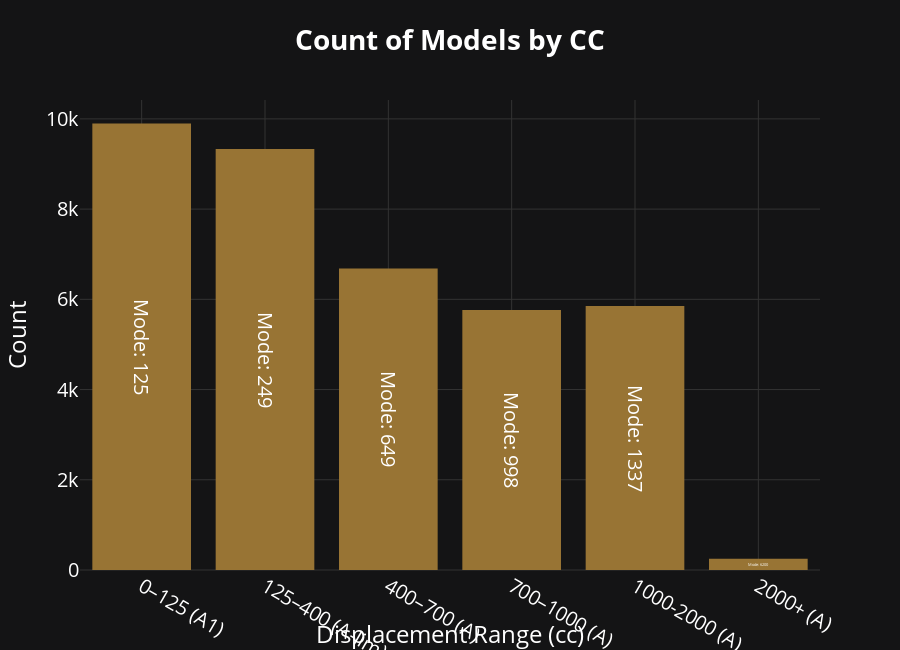

Notebook code cell kept with this figure:
### Markdown cell above
### Counts of bikes per cc
 > Let's figure out how many bikes were produced per cc category

### Code cell
bins   = [0, 125, 400, 700, 1000, 2000, np.inf]
labels = ["0–125 (A1)", "125–400 (A-lim)", "400–700 (A)", 
          "700–1000 (A)", "1000-2000 (A)", "2000+ (A)"]

# A new column with the categories in which every model falls
df["Disp_cat"] = pd.cut(df["Displacement_cc"], bins=bins, labels=labels, right=True)

# For each category, we calculate the count and the mode            
count_df  = (df["Disp_cat"]
             .value_counts()
             .reindex(labels)
             .rename("Count")
             .reset_index()
             .rename(columns={"Disp_cat": "Displacement Range (cc)"}))

# Calulates the mode for each category
mode_df = (
    df.groupby("Disp_cat", observed=False)["Displacement_cc"]
    .agg(lambda x: x.mode().iloc[0] if not x.mode().empty else np.nan)
    .reindex(labels)
    .reset_index()
    .rename(columns={
        "Disp_cat": "Displacement Range (cc)",
        "Displacement_cc": "mode_cc"
    })
)

# Merge the two DataFrames
disp_summary = count_df.merge(mode_df, on="Displacement Range (cc)")
# Display the mode in a more readable format
disp_summary["mode_text"] = "Mode: " + disp_summary["mode_cc"].round(0).astype(int).astype(str)


fig2 = px.bar(
    disp_summary,
    x="Displacement Range (cc)",
    y="Count",
    #This will show the mode on the bar
    text="mode_text",

    title="<b>Count of Models by CC</b>",
    color_discrete_sequence=["#987434"],
    height=650
)

fig2.update_xaxes(categoryorder="array", categoryarray=labels)

fig2.update_traces(
    texttemplate="%{text}", 
    textposition="inside",
    insidetextanchor="middle", 
    textfont=dict(color="white", size=20)
)



set_theme(fig2).show()

### Figure 1 — Plotly figure (JSON) as saved in the notebook; plotly's stock layout.template omitted (floating-point values rounded to 4 significant figures)
{"data": [{"alignmentgroup": "True", "hovertemplate": "Displacement Range (cc)=%{x}<br>Count=%{y}<br>mode_text=%{text}<extra></extra>", "insidetextanchor": "middle", "legendgroup": "", "marker": {"color": "#987434", "pattern": {"shape": ""}}, "name": "", "offsetgroup": "", "orientation": "v", "showlegend": false, "text": ["Mode: 125", "Mode: 249", "Mode: 649", "Mode: 998", "Mode: 1337", "Mode: 6200"], "textfont": {"color": "white", "size": 20}, "textposition": "inside", "texttemplate": "%{text}", "type": "bar", "x": ["0–125 (A1)", "125–400 (A-lim)", "400–700 (A)", "700–1000 (A)", "1000-2000 (A)", "2000+ (A)"], "xaxis": "x", "y": [9898, 9331, 6681, 5766, 5852, 249], "yaxis": "y"}], "layout": {"barmode": "relative", "font": {"color": "white", "size": 20}, "height": 650, "legend": {"bgcolor": "rgba(0,0,0,0)", "tracegroupgap": 0}, "paper_bgcolor": "#141415", "plot_bgcolor": "#141415", "title": {"text": "<b>Count of Models by CC</b>"}, "xaxis": {"anchor": "y", "categoryarray": ["0–125 (A1)", "125–400 (A-lim)", "400–700 (A)", "700–1000 (A)", "1000-2000 (A)", "2000+ (A)"], "categoryorder": "array", "domain": [0, 1], "gridcolor": "#333333", "title": {"text": "Displacement Range (cc)"}, "zerolinecolor": "#333333"}, "yaxis": {"anchor": "x", "domain": [0, 1], "gridcolor": "#333333", "title": {"text": "Count"}, "zerolinecolor": "#333333"}}}
